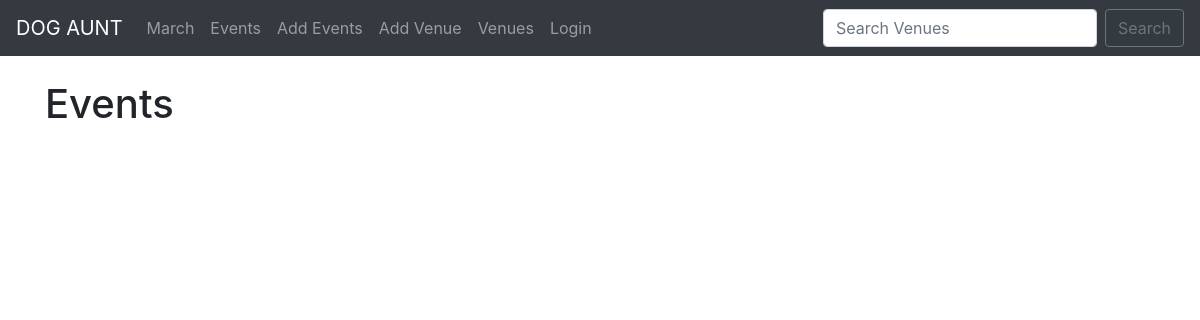
/events/, run on an earlier commit of the app's database.
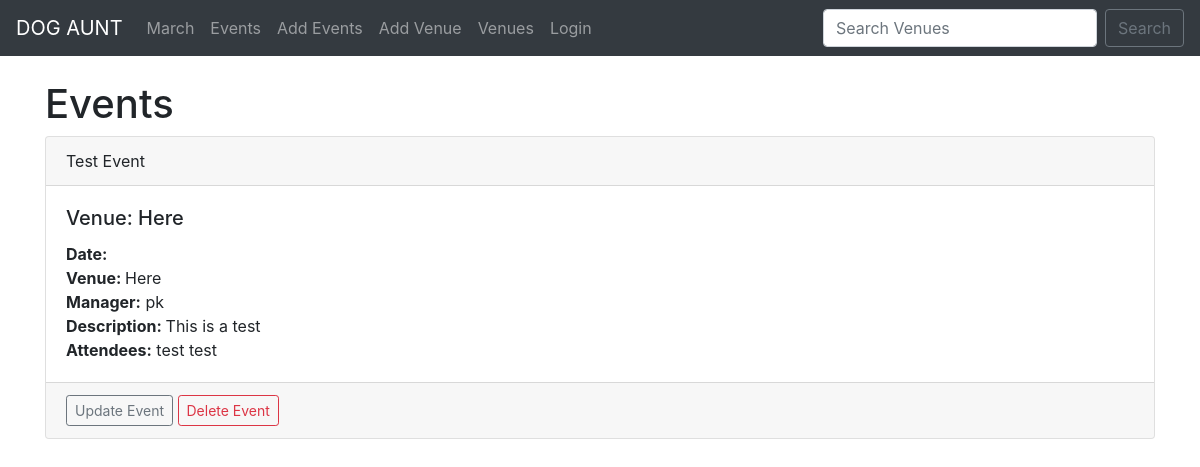
And on a later commit of the database.
### events/models.py (models this page shows)
class Event(models.Model):
    name = models.CharField('Event Name', max_length=120)
    event_date = models.DateTimeField('Event Date')
    venue = models.ForeignKey(Venue, blank=True, null=True, on_delete=models.CASCADE)
    manager = models.ForeignKey(User, blank=True, null=True, on_delete=models.SET_NULL)
    description = models.TextField(blank=True)
    attendees = models.ManyToManyField(DogAuntUser, blank=True)
    def __str__(self):
        return self.name

class Venue(models.Model):
    name = models.CharField('Venue Name', max_length=120)
    address = models.CharField(max_length=300)
    zip_code = models.CharField('Zip Code', max_length=10)
    phone = models.CharField('Contact Phone', max_length=25, blank=True)
    web = models.URLField('Website Address', blank=True)
    email_address = models.EmailField('Email Address', blank=True)
    def __str__(self):
        return self.name

class DogAuntUser(models.Model):
    first_name = models.CharField(max_length=30)
    last_name = models.CharField(max_length=30)
    email = models.EmailField('User Email Address')
    def __str__(self):
        return self.first_name + " " + self.last_name

### events/views.py (the view)
# urls.py: path('events/', views.all_events, name="list_events"),
def all_events(request):
    event_list = Event.objects.all().order_by('event_date')
    return render(request, 'events/event_list.html', {'event_list': event_list})

### events/templates/events/event_list.html
{% extends 'events/base.html' %}
{% block content %}
    <h1>Events</h1>
    {% for event in event_list %}
    <div class="card">
        <div class="card-header">
            {{ event }}
        </div>
        <div class="card-body">
          <h5 class="card-title">Venue: {{ event.venue }}</h5>
          <p class="card-text">
            <strong>Date: </strong>
                {{ event.date }} <br>
            <strong>Venue: </strong>
                {{ event.venue }} <br>
            <strong>Manager:</strong>
                {{ event.manager }} <br>
            <strong>Description: </strong>
                {{ event.description }} <br>
            <strong>Attendees:</strong>
            {% for user in event.attendees.all %}
                {{ user }} <br>
            {% endfor %}</li>
          </p>
        </div>
        <div class="card-footer text-muted">
            <a href="{% url 'update_event' event.id%}" class="btn btn-outline-secondary btn-sm">Update Event</a>
            <a href="{% url 'delete_event' event.id%}" class="btn btn-outline-danger btn-sm">Delete Event</a>
        </div>
      </div>
    {% endfor %}
{% endblock %}

### events/templates/events/base.html (shortened to what this page needs)
<!doctype html>
<html lang="en">
  <head>
    <link rel="stylesheet" href="https://stackpath.bootstrapcdn.com/bootstrap/4.3.1/css/bootstrap.min.css">
  </head>
  <body>
    {% include 'events/navbar.html' %}
    <br>
    <div class="container">
        {% block content %}
        {% endblock %}
    </div>
  </body>
</html>

### events/templates/events/navbar.html (shortened to what this page needs)
<nav class="navbar navbar-expand-lg navbar-dark bg-dark">
    <a class="navbar-brand" href="{% url 'home' %}">DOG AUNT</a>
    <div class="collapse navbar-collapse" id="navbarSupportedContent">
      <ul class="navbar-nav mr-auto">
        <li class="nav-item">
          <a class="nav-link" href="{% url 'home' '2021' 'March'%}">March</a>
        </li>
        <li class="nav-item">
            <a class="nav-link" href="{% url 'list_events' %}">Events</a>
        </li>
        <li class="nav-item">
            <a class="nav-link" href="{% url 'add_event' %}">Add Events</a>
        </li>
        <li class="nav-item">
            <a class="nav-link" href="{% url 'add_venue' %}">Add Venue</a>
        </li>
        <li class="nav-item">
            <a class="nav-link" href="{% url 'list_venue' %}">Venues</a>
        </li>
        {% if user.is_authenticated %}
            <li class="nav-item">
                <a class="nav-link" href="{% url 'logout' %}">Logout</a>
             </li>
        {% else %}
            <li class="nav-item">
                <a class="nav-link" href="{% url 'login' %}">Login</a>
            </li>
        {% endif %}
      </ul>
      <form class="form-inline my-2 my-lg-0" method=POST action="{% url 'search_venues' %}">
        <input class="form-control mr-sm-2" type="search" placeholder="Search Venues" aria-label="Search" name="searched">
        <button class="btn btn-outline-secondary" type="submit">Search</button>
      </form>
    </div>
  </nav>

What changed in the data, as far as the page shows it:
added Event: name "Test Event", venue "Here", manager "pk", description "This is a test"
now on this page (row unchanged): DogAuntUser: first_name+last_name "test test"
